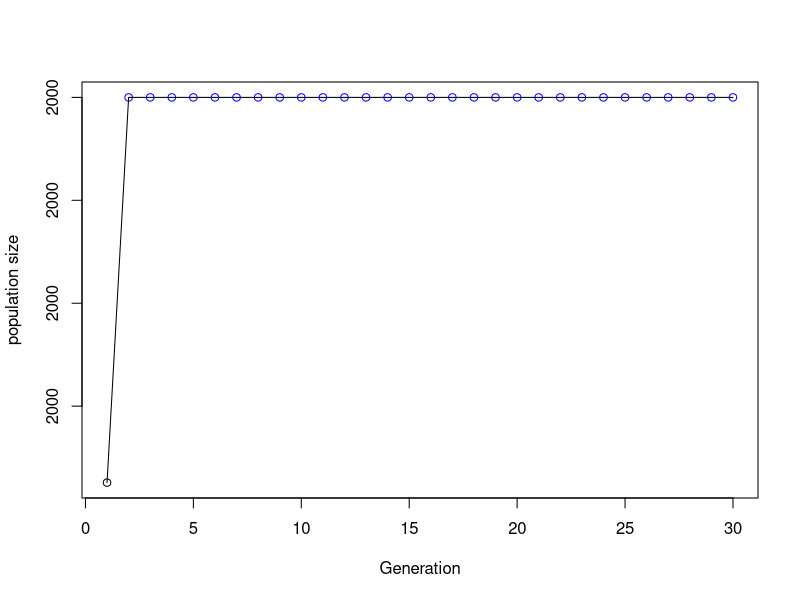

Write the R code that produced this figure.
# 22 Oct 2016. start 9:20 am
#2.6 Exercises
#1. Write a loop that prints out the numbers from 20 to 10
for (i in 20:10){
  print(i)
}

#2. Write a loop that print out only the numbers from 20 to 10 that are even
is_even <- function(x){
  if (x %% 2 == 0){
    return(TRUE)
  }else{
    return(FALSE)
  }
}

for (i in 20:10){
  if (is_even(i)){
  print(i)
}
}

#3. Write a function that calculates whether a number is a prime number (hint: what does 2 %% 3 give you?)
# The hint didn't help.


is_prime <- function(num) {
  if (num == 2) {
    TRUE
  } else if (any(num %% 2:(num-1) == 0)) {
    FALSE
  } else { 
    TRUE
  }
}

b <- 37
if(is_prime(b)){
  cat(b, "is prime")
} else {
  cat(b, "is not prime")
}



# 4. Write a loop that prints out the numbers from 1 to 20, printing “Good: NUMBER” if the number is
# divisible by five and “Job: NUMBER” if then number is prime, and nothing otherwise.

div_by_five <- function(x) {
  if(x %% 5 == 0) {
    return(TRUE)
  }else{
    return(FALSE)
  }
}
  

for (i in 1:20){
  if (div_by_five(i)){
    cat("Good: ",i, "\n")
  }else if(is_prime(i)){
    cat("job: ", i, "\n")
  }else{
    cat(i, "\n")
  }
}

# 4. A biologist is modelling population growth using a Gompertz curve, which is defined as y(t) = a.e−b.e−c.t
# where y is population size, t is time, a and b are parameters, and e is the exponential function. Write
# them a function that calculates population size at any time for any values of its parameters.

pop_size_at_t <- function(t, a, b, c){
  y = a*(exp(-b*(exp(-c*t))))
  return(y)
}
print(pop_size_at_t(194,20,33,22))
# Well, I think the above is working, but have some doubts

# 5. The biologist likes your function so much they want you to write another function that plots the progress
# of the population over a given length of time. Write it for them.

pop_size_over_time <- function(final_time,a,b,c){
  for (i in 1:final_time){
    cat(i, ",", pop_size_at_t(i, a, b, c), "\n")
  }
}
#pop_size_over_time(30,2000,3000,2)# still don't like look of output

# 6. The biologist likes your function so much they want you to write another function that plots the progress
# of the population over a given length of time. Write it for them.


get_pop_growth_list <- function(final_time,a,b,c){
  pop_growth_list <- c()#create empty list
  for (i in 1:final_time){
    current_pop_size <- pop_size_at_t(i, a, b, c)
    pop_growth_list <- c(pop_growth_list, current_pop_size)#add to growing list
  }
  return(pop_growth_list)
}
final_time <- 30
a <- 2000
b <- 100
c <- 30
d = get_pop_growth_list(final_time,a,b,c)

plot(d,type="o", col = ifelse(d < a,'black',ifelse(b, 'blue', "red")), xlab="Generation", ylab = "population size") # that was easy

pop_size_over_time(final_time,a,b,c)
